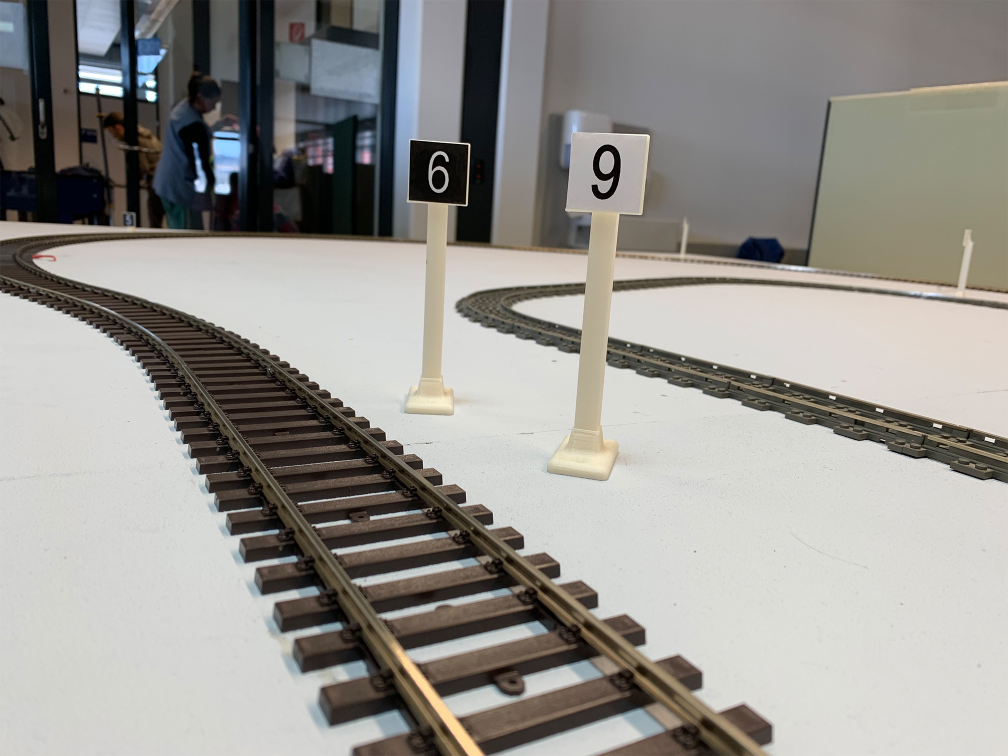
#> input picture cvai/cvai-ex-sw04-2/Images/IMG_7446.jpg, 2016 x 1512 px, given in place of lena_std.tif, which was not available (shown at 1/2 size)
$ jupyter execute --allow-errors ex-digital_photography_1.ipynb   (shell and % lines are left out)   (text cells are left out)
#> lines starting #> are read from the running program, lines starting #| are printed output that depends on the picture; pictures that were not available may be replaced by others from this repository, and a replacement may not be noted
[cell 1]
import skimage
import numpy as np

# for displaying images in jupyter
import matplotlib as mpl
from matplotlib import pyplot as plt

# this makes the images a bit larger
mpl.rcParams['figure.dpi']= 200
plt.rcParams['figure.figsize'] = [5,4]

# plots directly in the notebook

# if you have a high-dpi monitor

path = '/exchange/cvai/images/'

[cell 2]
# images can be read using imread, this will result in a 3 channel uint8 image
image = skimage.io.imread(path + 'lena_std.tif')
#> image is the input picture: shape (1512, 2016, 3); mean R, G, B 151, 148.9, 144.3

plt.rcParams['figure.figsize'] = [7,7]
plt.imshow(image)
print(image.dtype)
#| uint8
print(image.shape)
#| (1512, 2016, 3)

[cell 3]
# there are different color transformation functions available, for example rgb2gray
# (alternatively it is als possible to read gray images directly)
image_gray = skimage.color.rgb2gray(image)
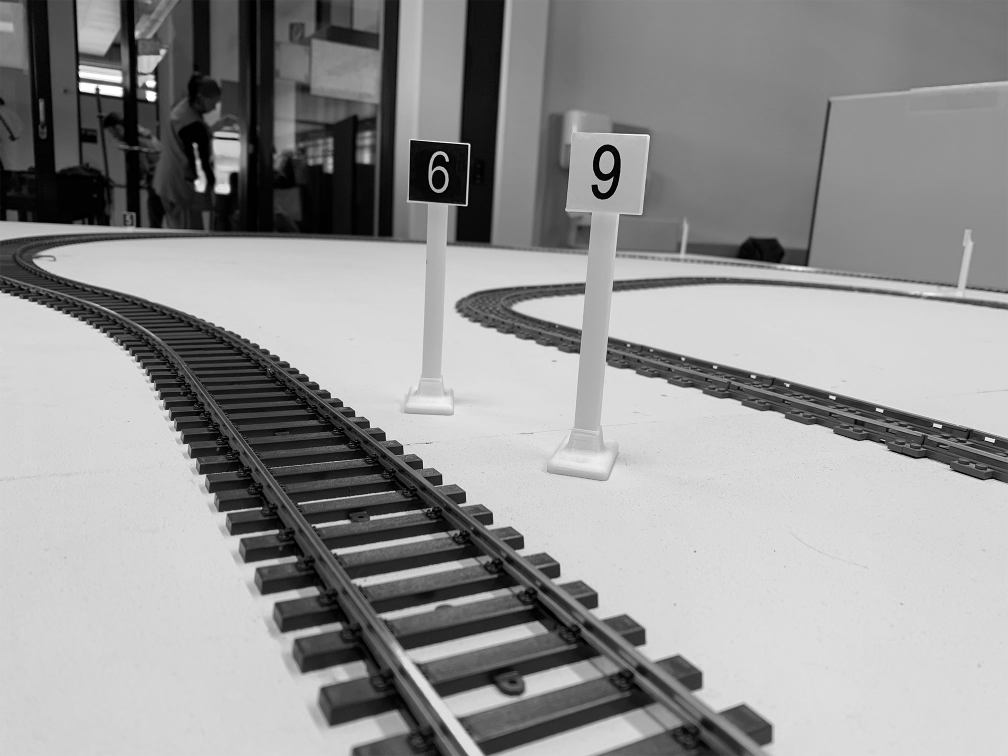
#> image_gray: shape (1512, 2016) float64 (shown at 1/2 size); min 0, max 1, mean 0.584
plt.imshow(image_gray, cmap='gray')

[cell 4]
# we will use a closeup of the image to better see the results
detail = image[250:300,300:350,:]
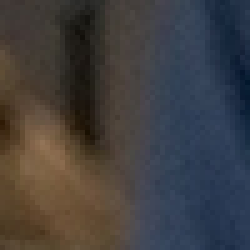
#> detail: shape (50, 50, 3) (shown 5 times larger); mean R, G, B 65.1, 63.1, 64
plt.imshow(detail)

[cell 5]
def mosaic_bayer(image: np.ndarray) -> np.ndarray:
    """
    Simulate mosaicing of the given (3 channel image) using the Bayer pattern. Green is always present in each row,
    alternating with blue and red.
    The resulting image will contain a value of 0 on the masked spots.
    """
    # generate the target image of the same size as the original
    m = np.zeros_like(image)

    # this is not very efficient, but shows how the image is constructed
    for i in range(image.shape[0]):
        for j in range(image.shape[1]):
            if i % 2 == 0:
                if j % 2 == 0:
                    # G
                    m[i,j,1] = image[i,j,1]
                else:
                    # B
                    m[i,j,2] = image[i,j,2]
            else:
                if j % 2 == 0:
                    # R
                    m[i,j,0] = image[i,j,0]
                else:
                    # G
                    m[i,j,1] = image[i,j,1]
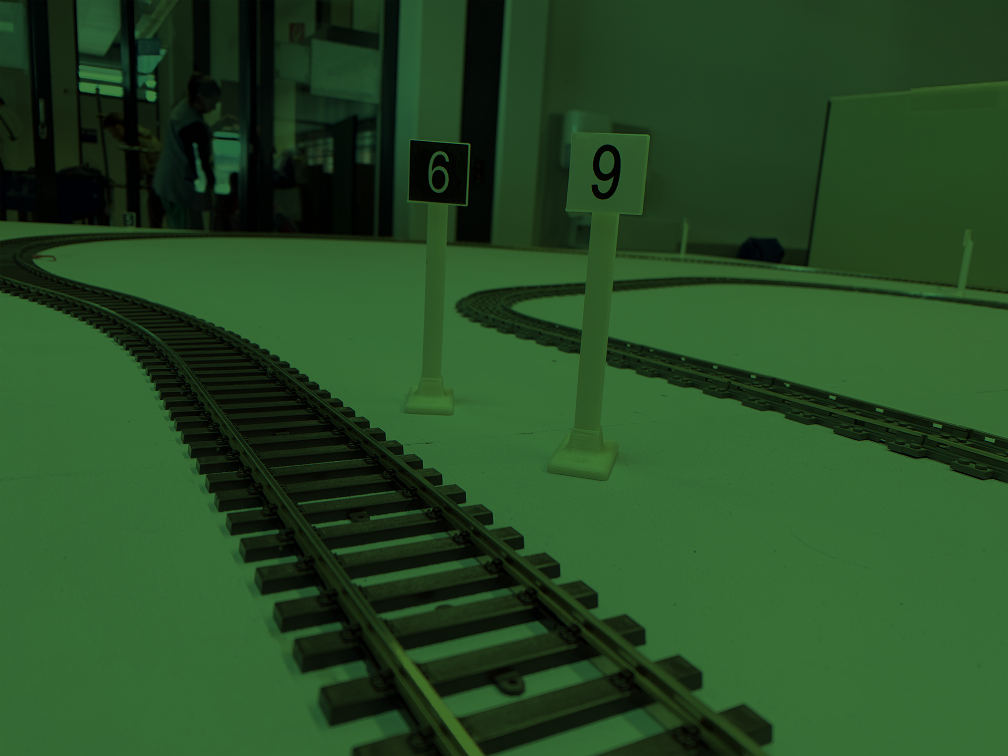
#> m: shape (1512, 2016, 3) (shown at 1/2 size); mean R, G, B 37.8, 74.4, 36.1
    return m

[cell 6]
mosaic = mosaic_bayer(image)
plt.imshow(mosaic)

[cell 7]
# let us look at a detail
mosaic_detail = mosaic[250:300,300:350,:]
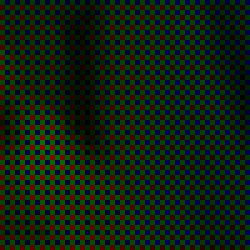
#> mosaic_detail: shape (50, 50, 3) (shown 5 times larger); mean R, G, B 16.4, 31.5, 16
plt.imshow(mosaic_detail)

[cell 8]
def demosaic_nn(image:np.ndarray)->np.ndarray:
    """
    Implement demosaicing of the input image using nearest neighbor.
    """
    # generate the target image of the same size as the original
    d = np.zeros_like(image)

    for i in range(1,image.shape[0]-1):
        for j in range(1,image.shape[1]-1):
            # YOUR CODE HERE
            raise NotImplementedError()
    return d

#> (a cell that did not finish here is left out)

#> (a cell that did not finish here is left out)

[cell 11]
def demosaic_average(image_8bit:np.ndarray)->np.ndarray:
    """
    Implement demosaicing of the input image using averaging of 4 neighbors.
    """
    # generate the target image of the same size as the original
    d = np.zeros_like(image_8bit)

    # convert image to int before processing
    image = image_8bit.astype(int)

    # YOUR CODE HERE
    raise NotImplementedError()
    return d

#> (a cell that did not finish here is left out)

#> (a cell that did not finish here is left out)

[cell 14]
def demosaic_gradient(image_8bit:np.ndarray)->np.ndarray:
    """
    Implement demosaicing of the input image
    """
    # generate the target image of the same size as the original
    d = np.zeros_like(image_8bit)

    # convert image to int before processing
    image = image_8bit.astype(int)

    # ...

    return d

[cell 15]
duck_1 = skimage.io.imread(path + 'DSC_7757.tif')
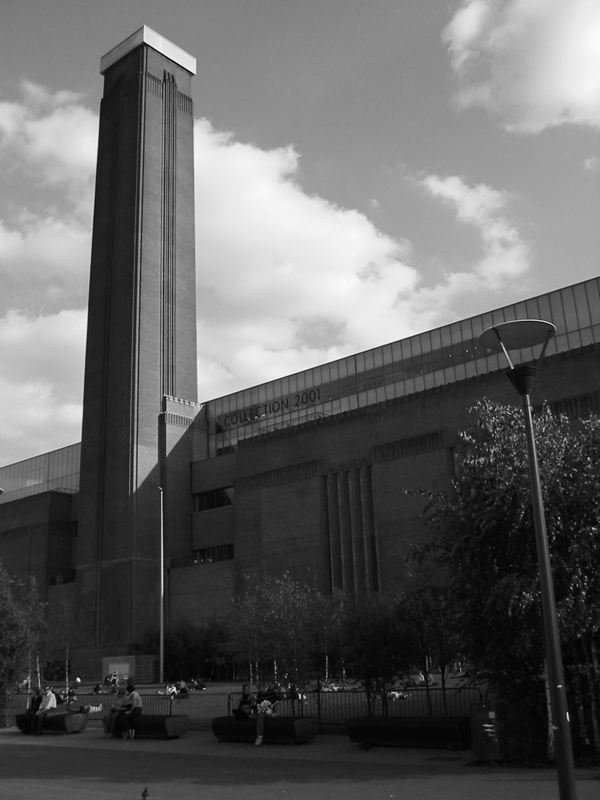
#> input picture cvai/cvai-ex-sw04-2/Images/LondonSmall.png, 600 x 800 px, given in place of DSC_7757.tif, which was not available
#> duck_1 is the input picture: shape (800, 600); min 0, max 253, mean 97.2
plt.imshow(duck_1)
